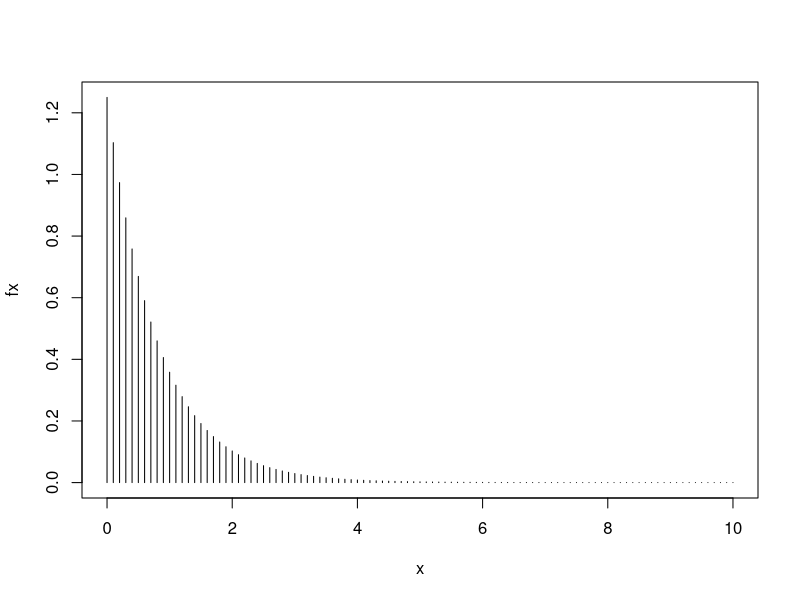
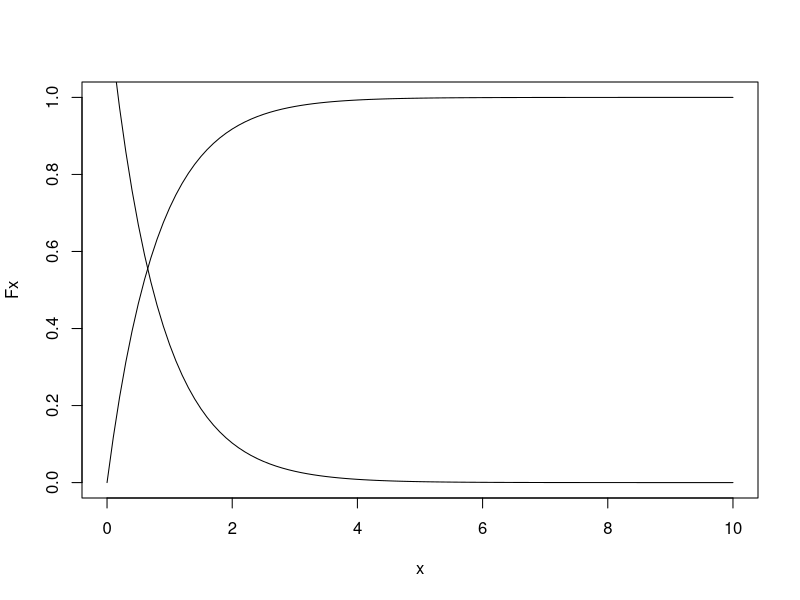
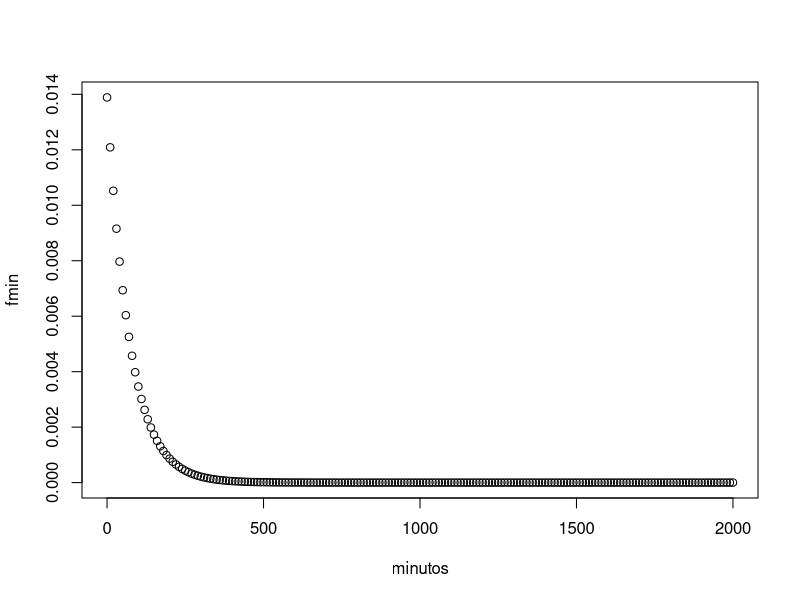
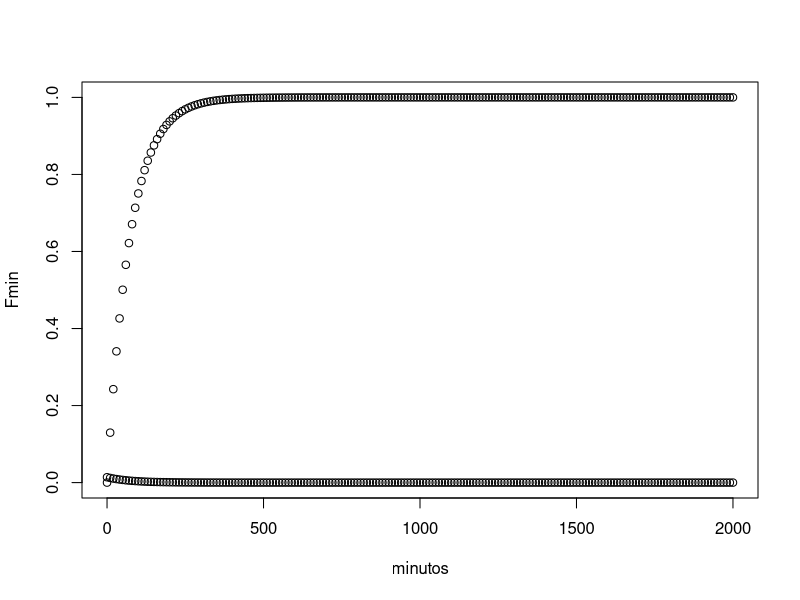
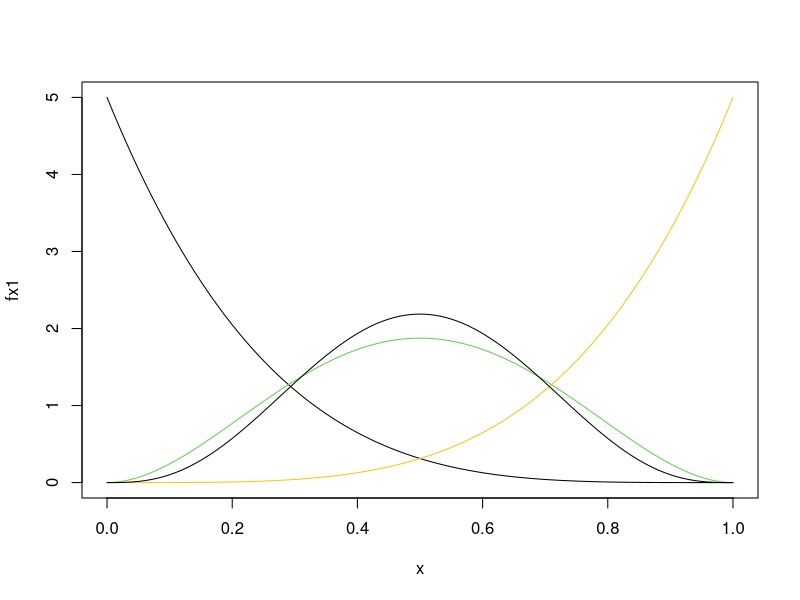

The R script that drew these images, in order: (Note: this script raises an error after producing the figures.)
# Falcao anota 5 goles cada 4 partidos. ¿Cuál es la probabilidad de que no anote goles en los
# próximos 2 partidos?
# Primer cambio
x <- seq(0, 10, by = 0.1)
alpha <- 5/4

fx <- alpha*exp(-alpha*x)
plot(x, fx, type = "histogram")

Fx <- 1-exp(-alpha*x)
plot(x, Fx, type ="lines")
lines(x, fx)

# Cálculo de la probabilidad pedida P(x > 2):

1-exp(-alpha*2)

# Ahora traduciendo el tiempo de partidos a minutos:

alphamin <- 5/360

minutos <- seq(0, 2000, by = 10)

fmin <- alphamin*exp(-alphamin*minutos)
plot(minutos, fmin)

Fmin <- 1-exp(-alphamin*minutos)
plot(minutos, Fmin)
points(minutos, fmin)

# Calculando la misma probabilidad:

1-exp(-alphamin*180)

# Calculando percentiles. A un servicio de urgencias llegan en promedio 7 pacientes por accidente de
# tránsito al día. Calclule la hora en que ocurrirá el 75% de las primeras llegadas cada día.

alphaurg <- 7

percentil75 <- log(1-0.75)/-alphaurg
percentil75*12

# Distribución beta

x <- seq(0, 1, by = 0.01)
fx1 <- dbeta(x, 1, 5, 0)
fx2 <- dbeta(x, 5, 1, 0)
fx3 <- dbeta(x, 3, 3, 0)
fx4 <- dbeta(x, 4, 4, 0)
plot(x, fx1, type = "lines")
lines(x, fx2, col = 7)
lines(x, fx3, col = 3)
lines(x, fx4, col = 1)


1-pgamma(20, 2, 1/4)

# Ejemplo 6.18 de Walpole: P(X < 2)

pgamma(1, 2, 5)

# Ejemplo 6.19 de Walpole: P(X <= 60)

x <- 60
        alfa <- 5
        beta <- 10
pgamma(x, alfa, 1/beta)

# Ejemplo 6.20 de Walpole: P(X >= 20)

x <- 20
alfa <- 2
beta <- 4
1-pgamma(x, alfa, 1/beta)

# Ejemplo 6.21 de Walpole: 

x <- 6
alfa <- 1
beta <- 4
1-pgamma(x, alfa, 1/beta)

pgamma()

# Ejercicio 6.40

x <- 9
alfa <- 2
beta <- 3
1-pgamma(x, alfa, 1/beta)

# Ejercicio 6.41

alfa <- 2
beta <- 1

pgamma(2.4, alfa, 1/beta) - pgamma(1.8, alfa, 1/beta)

# Ejercicio 6.42

# a)
x <- 1
alfa <- 2
beta <- 1/2
pgamma(x, alfa, 1/beta)

# b)

x <-2
1 - pgamma(x, alfa, 1/beta)


alfa <- 10
beta <- 1/5
pgamma(1, alfa, 1/beta)
